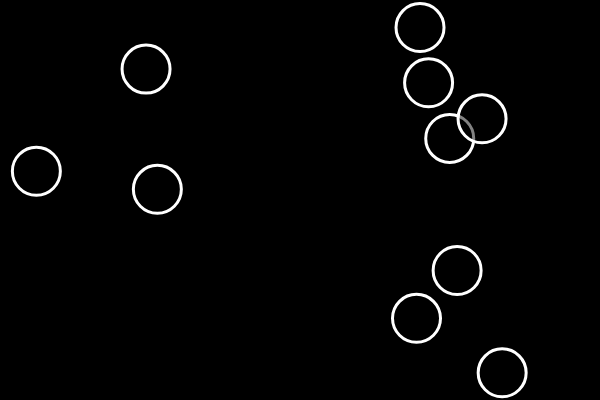
Frame 1 (no input)
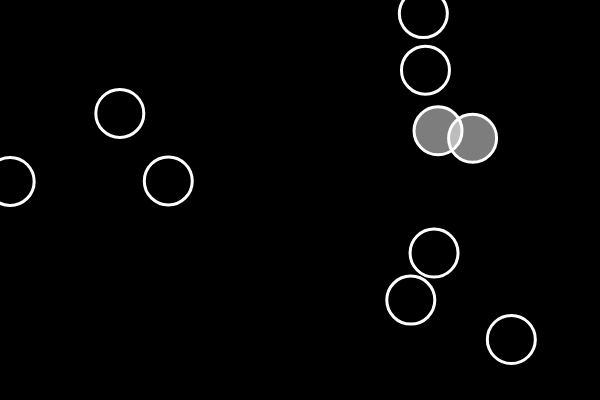
Frame 60 (no input)
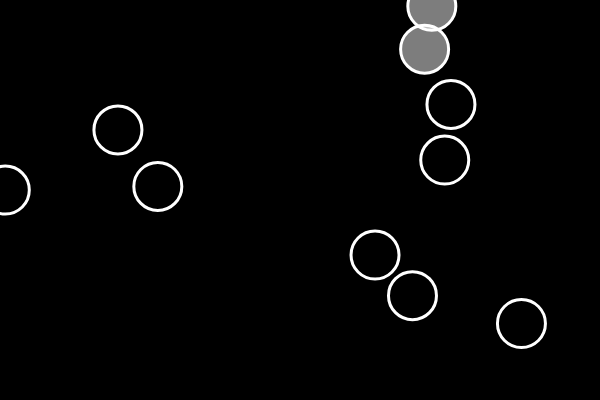
Frame 120 (the mouse pressed at the canvas centre since frame 60)

The p5.js sketch that drew these frames (run headless with seeded random() and noise() and a simulated clock; from frame 60 on, the mouse is pressed at the canvas centre):

// p5.js sketch
// ── sketch.js
let bubbles = [];

function setup(){
    
    createCanvas(600,400);
    for(let b = 0; b < 10; b++)
        bubbles[b] = new Bubble(random(width), random(height),24);
    
}

function draw(){
    
    background(0);
  for(let i = 0; i < bubbles.length; i++){
bubbles[i].display();
  bubbles[i].move();
      
        for(let j = i+1; j < bubbles.length; j++){
            
            if(bubbles[i].intersect(bubbles[j])){
               bubbles[i].overlapping = true;
            bubbles[j].overlapping = true;
            }
        }
        
    }
    
    for(let b of bubbles){
      
        if(b.overlapping)
            b.changeColor(255);
        else
            b.changeColor(0);
        
        b.overlapping = false;
    }
    
}



// ── bubble.js
class Bubble{
    
    constructor(x,y,r){
        this.x = x;
       this.y =  y;
        this.r = r;
        this.brightness = 0;
        this.overlapping = false;
    }
    
    display(){
            stroke(255);
    strokeWeight(3);
        fill(this.brightness,125)
    ellipse(this.x,this.y,this.r*2); 
        }
    
    move(){
               this.x = this.x + random(-5,5);
    this.y = this.y + random(-5,5);
        }
    
    intersect(other){
        
        let d = dist(this.x, this.y, other.x, other.y);
        return d < this.r + other.r;
    }
    
    changeColor(bright){
         this.brightness = bright;
    }
}
